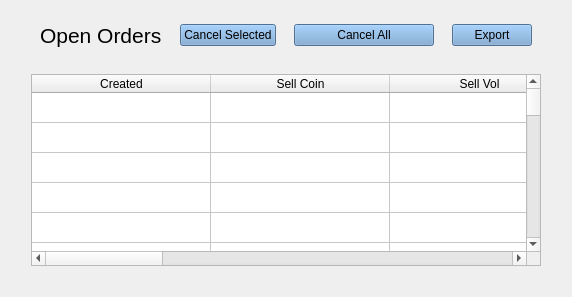
  <widget class="QWidget" name="tab_myorders">
   <attribute name="title">
    <string>My Orders</string>
   </attribute>
   <layout class="QGridLayout" name="gridLayout_6">
    <item row="0" column="1">
     <widget class="QFrame" name="frame_14">
      <property name="maximumSize">
       <size>
        <width>16777215</width>
        <height>62</height>
       </size>
      </property>
      <property name="frameShape">
       <enum>QFrame::NoFrame</enum>
      </property>
      <property name="frameShadow">
       <enum>QFrame::Raised</enum>
      </property>
      <layout class="QHBoxLayout" name="horizontalLayout_3">
       <property name="spacing">
        <number>18</number>
       </property>
       <property name="topMargin">
        <number>12</number>
       </property>
       <property name="bottomMargin">
        <number>0</number>
       </property>
       <item>
        <widget class="QLabel" name="label_2">
         <property name="sizePolicy">
          <sizepolicy hsizetype="Minimum" vsizetype="MinimumExpanding">
           <horstretch>0</horstretch>
           <verstretch>0</verstretch>
          </sizepolicy>
         </property>
         <property name="maximumSize">
          <size>
           <width>16777215</width>
           <height>50</height>
          </size>
         </property>
         <property name="text">
          <string>&lt;html&gt;&lt;head/&gt;&lt;body&gt;&lt;p&gt;&lt;span style=&quot; font-size:16pt;&quot;&gt;Open Orders&lt;/span&gt;&lt;/p&gt;&lt;/body&gt;&lt;/html&gt;</string>
         </property>
        </widget>
       </item>
       <item>
        <widget class="QPushButton" name="cancel_selected_order_btn">
         <property name="sizePolicy">
          <sizepolicy hsizetype="Fixed" vsizetype="Fixed">
           <horstretch>0</horstretch>
           <verstretch>0</verstretch>
          </sizepolicy>
         </property>
         <property name="font">
          <font>
           <pointsize>9</pointsize>
          </font>
         </property>
         <property name="styleSheet">
          <string notr="true">background-color: rgb(114, 159, 207)</string>
         </property>
         <property name="text">
          <string>Cancel Selected</string>
         </property>
        </widget>
       </item>
       <item>
        <widget class="QPushButton" name="cancel_all_btn">
         <property name="sizePolicy">
          <sizepolicy hsizetype="Fixed" vsizetype="Fixed">
           <horstretch>0</horstretch>
           <verstretch>0</verstretch>
          </sizepolicy>
         </property>
         <property name="minimumSize">
          <size>
           <width>140</width>
           <height>0</height>
          </size>
         </property>
         <property name="font">
          <font>
           <pointsize>9</pointsize>
          </font>
         </property>
         <property name="styleSheet">
          <string notr="true">background-color: rgb(114, 159, 207)</string>
         </property>
         <property name="text">
          <string>Cancel All</string>
         </property>
        </widget>
       </item>
       <item>
        <widget class="QPushButton" name="pushButton_5">
         <property name="sizePolicy">
          <sizepolicy hsizetype="Fixed" vsizetype="Fixed">
           <horstretch>0</horstretch>
           <verstretch>0</verstretch>
          </sizepolicy>
         </property>
         <property name="font">
          <font>
           <pointsize>9</pointsize>
          </font>
         </property>
         <property name="styleSheet">
          <string notr="true">background-color: rgb(114, 159, 207)</string>
         </property>
         <property name="text">
          <string>Export</string>
         </property>
        </widget>
       </item>
      </layout>
     </widget>
    </item>
    <item row="2" column="1">
     <widget class="QTableWidget" name="orders_table">
      <property name="editTriggers">
       <set>QAbstractItemView::NoEditTriggers</set>
      </property>
      <property name="showDropIndicator" stdset="0">
       <bool>false</bool>
      </property>
      <property name="dragDropOverwriteMode">
       <bool>false</bool>
      </property>
      <property name="selectionBehavior">
       <enum>QAbstractItemView::SelectRows</enum>
      </property>
      <property name="rowCount">
       <number>32</number>
      </property>
      <property name="columnCount">
       <number>8</number>
      </property>
      <attribute name="horizontalHeaderCascadingSectionResizes">
       <bool>true</bool>
      </attribute>
      <attribute name="horizontalHeaderDefaultSectionSize">
       <number>179</number>
      </attribute>
      <attribute name="horizontalHeaderShowSortIndicator" stdset="0">
       <bool>true</bool>
      </attribute>
      <attribute name="horizontalHeaderStretchLastSection">
       <bool>true</bool>
      </attribute>
      <attribute name="verticalHeaderVisible">
       <bool>false</bool>
      </attribute>
      <attribute name="verticalHeaderDefaultSectionSize">
       <number>30</number>
      </attribute>
      <attribute name="verticalHeaderHighlightSections">
       <bool>true</bool>
      </attribute>
      <attribute name="verticalHeaderMinimumSectionSize">
       <number>30</number>
      </attribute>
      <row/>
      <row/>
      <row/>
      <row/>
      <row/>
      <row/>
      <row/>
      <row/>
      <row/>
      <row/>
      <row/>
      <row/>
      <row/>
      <row/>
      <row/>
      <row/>
      <row/>
      <row/>
      <row/>
      <row/>
      <row/>
      <row/>
      <row/>
      <row/>
      <row/>
      <row/>
      <row/>
      <row/>
      <row/>
      <row/>
      <row/>
      <row/>
      <column>
       <property name="text">
        <string>Created</string>
       </property>
      </column>
      <column>
       <property name="text">
        <string>Sell Coin</string>
       </property>
      </column>
      <column>
       <property name="text">
        <string>Sell Vol</string>
       </property>
      </column>
      <column>
       <property name="text">
        <string>Buy Coin</string>
       </property>
      </column>
      <column>
       <property name="text">
        <string>Buy Price</string>
       </property>
      </column>
      <column>
       <property name="text">
        <string>Mkt Price</string>
       </property>
      </column>
      <column>
       <property name="text">
        <string>Premium</string>
       </property>
      </column>
      <column>
       <property name="text">
        <string>UUID</string>
       </property>
      </column>
     </widget>
    </item>
    <item row="2" column="0">
     <spacer name="verticalSpacer_16">
      <property name="orientation">
       <enum>Qt::Vertical</enum>
      </property>
      <property name="sizeHint" stdset="0">
       <size>
        <width>20</width>
        <height>40</height>
       </size>
      </property>
     </spacer>
    </item>
    <item row="2" column="2">
     <spacer name="verticalSpacer_17">
      <property name="orientation">
       <enum>Qt::Vertical</enum>
      </property>
      <property name="sizeHint" stdset="0">
       <size>
        <width>20</width>
        <height>40</height>
       </size>
      </property>
     </spacer>
    </item>
    <item row="1" column="1">
     <spacer name="horizontalSpacer_20">
      <property name="orientation">
       <enum>Qt::Horizontal</enum>
      </property>
      <property name="sizeHint" stdset="0">
       <size>
        <width>40</width>
        <height>20</height>
       </size>
      </property>
     </spacer>
    </item>
    <item row="3" column="1">
     <spacer name="horizontalSpacer_19">
      <property name="orientation">
       <enum>Qt::Horizontal</enum>
      </property>
      <property name="sizeHint" stdset="0">
       <size>
        <width>40</width>
        <height>20</height>
       </size>
      </property>
     </spacer>
    </item>
   </layout>
  </widget>
